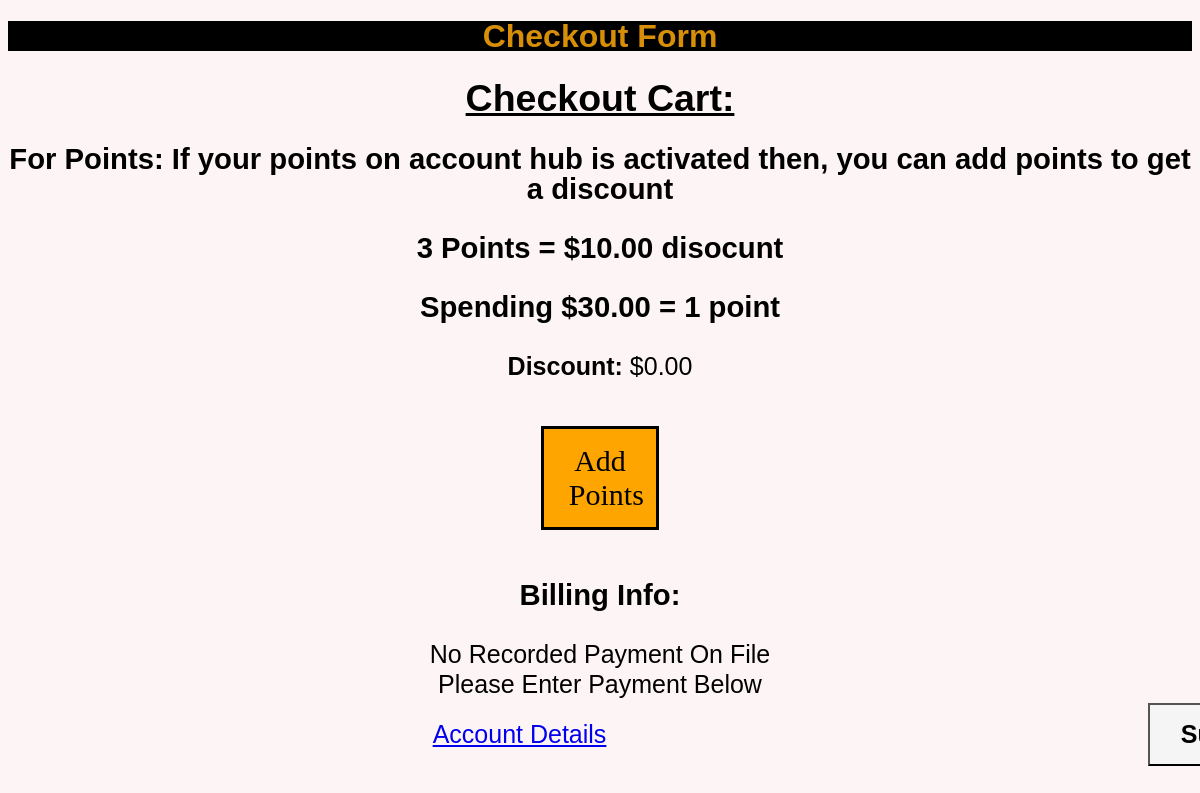
The page /room01/FinalPayment.php on the database as committed earlier.
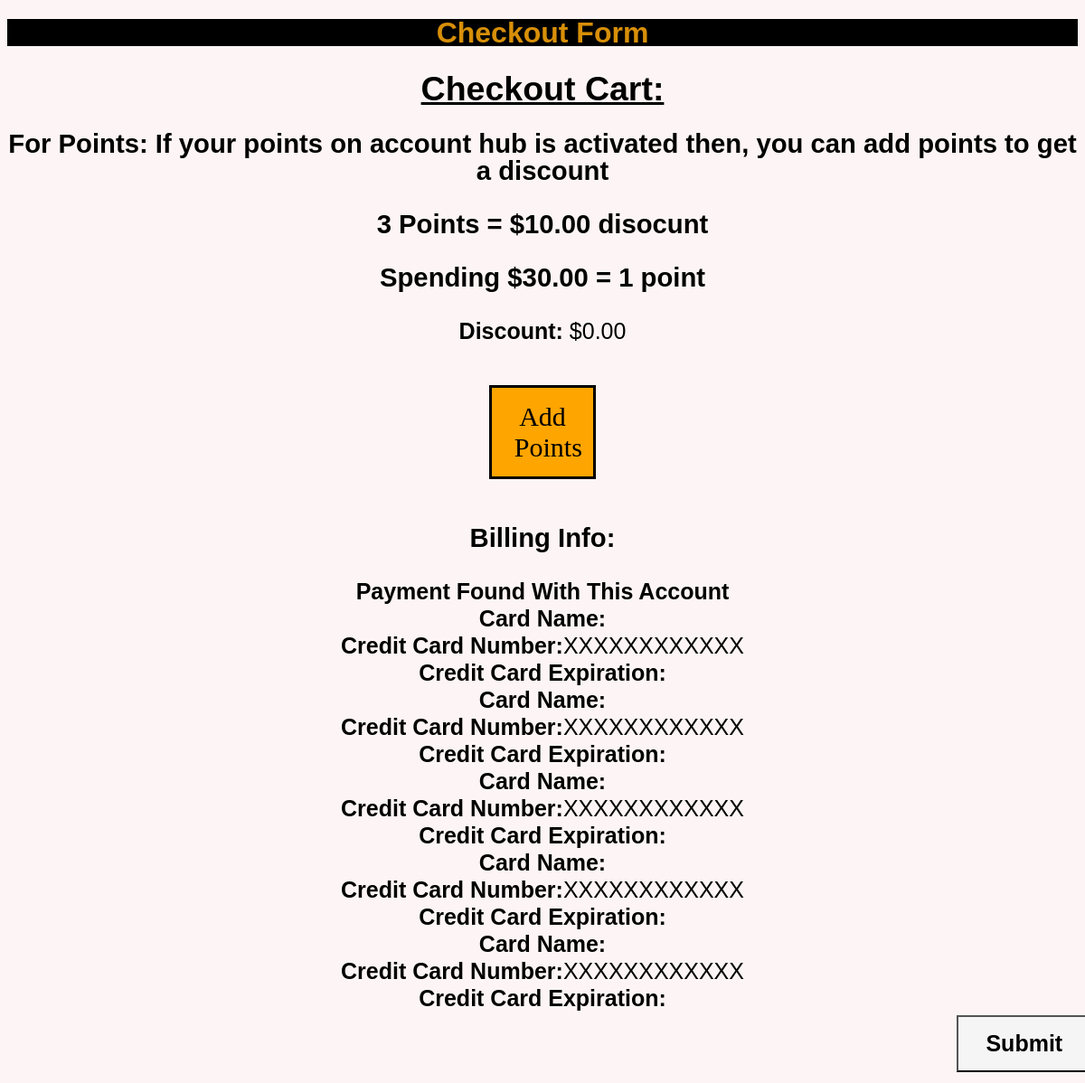
The same page on the database as committed later.
### tables this page shows
CREATE TABLE `paymentinfo` (
  `username` varchar(20) DEFAULT NULL,
  `password` varchar(30) DEFAULT NULL,
  `cardName` varchar(50) NOT NULL,
  `creditNum` varchar(20) NOT NULL,
  `expDate` varchar(10) NOT NULL,
  `cvv` int(5) NOT NULL,
  `name` text NOT NULL,
  `address` varchar(40) NOT NULL,
  `city` text NOT NULL,
  `state` text NOT NULL,
  `zipCode` int(10) NOT NULL,
  `billSame` text NOT NULL
);

### room01/FinalPayment.php (the view, shortened to what this page needs)
<!DOCTYPE html>
<html>
    <head>
        <link rel="stylesheet" href="FinalPayment.css">
</head>
<body>
        <h1>Checkout Form</h1>
        <h2>Checkout Cart:</h2>
        <h3>For Points: If your points on account hub is activated then, you can add points to get a discount</h3>
        <h3>3 Points = $10.00 disocunt</h3>
        <h3>Spending $30.00 = 1 point</h3>
        <p id="discount"></p>
        <button onclick="addPoints()">Add Points</button>
<h3>Billing Info:</h3>
        <form action="savedOrder.php" method="post">
        <?php
        $user = $_SESSION['userid'];
        $servername = "localhost";
        $username = "root";
        $password = "";
        $dbname = $_SESSION["theater"];;
        $conn = new mysqli($servername, $username, $password, $dbname);
        $sql = "SELECT * FROM paymentinfo WHERE username='$user'";
        $result = $conn->query($sql);
        if($result){
            if(mysqli_num_rows($result)>0){
                echo "<b>Payment Found With This Account</b>"."<br>";
                if ($result -> num_rows > 0){
                    while($row = $result->fetch_assoc()){
                        $hiddenNum = substr_replace($row["creditNum"],"XXXXXXXXXXXX", 0,12);
                        echo "<b>Card Name:</b>".$row["cardName"]."<br>";
                        echo "<b>Credit Card Number:</b>".$hiddenNum."<br>";
                        echo "<b>Credit Card Expiration:</b>".$row["expDate"]."<br>";
                    }
                }
            }else{
                echo "No Recorded Payment On File"."<br>";
                echo "Please Enter Payment Below"."<br>";
                recordPayment();
            }
        }
        function recordPayment(){
            ?>
            <a href="/ShowSpotter/customerInfo.php">Account Details<a>
            <?php
        }
        ?>
        <input type="submit" onclick="save()" value="Submit">
</body>
</html>

Rows that differ between the two databases and show on the page:
added paymentinfo: creditNum "XXXXXXXXXXXX"
added paymentinfo: creditNum "XXXXXXXXXXXX"
added paymentinfo: creditNum "XXXXXXXXXXXX"
added paymentinfo: creditNum "XXXXXXXXXXXX"
added paymentinfo: creditNum "XXXXXXXXXXXX"
Other text that changed with them:
text no longer shown: "No Recorded Payment On File Please Enter Payment Below Account Details"
text now shown: "Payment Found With This Account"
